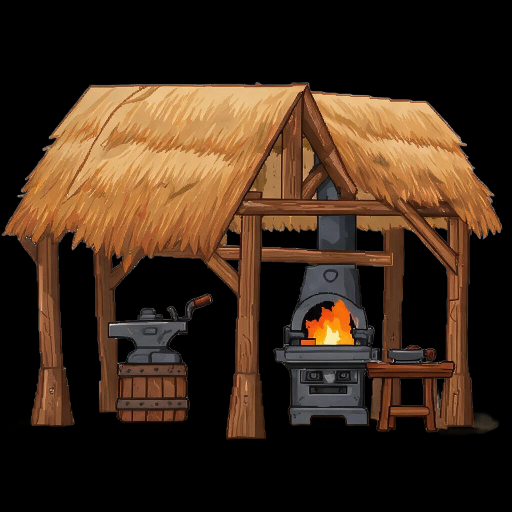
#> input picture stick-world/modules/old_buildings/assets/smithy_lv1.png, 1024 x 1024 px (shown at 1/2 size)
$ python clip_ref.py
#> lines starting #> are read from the running program, lines starting #| are printed output that depends on the picture
"""
reference 目录管理工具：裁剪 smithy_lv1.png 中指定材质的参考区域。
支持：手动坐标裁剪 / rembg 辅助边界检测 / 输出到 reference/ 目录
用法：python clip_ref.py --type thatch_roof
"""
import cv2
import numpy as np
import argparse
import os
import sys

SCRIPT_DIR = os.path.dirname(os.path.abspath(__file__))
# tools/py → 上两级到 building_gen
BUILDING_GEN = os.path.normpath(os.path.join(SCRIPT_DIR, "..", ".."))
REFERENCE_DIR = os.path.join(BUILDING_GEN, "reference")
SRC_IMAGE = os.path.join(BUILDING_GEN, "..", "old_buildings", "assets", "smithy_lv1.png")

# --- 各材质的裁剪坐标（来源：smithy_lv1.png 中的像素坐标）---
# 格式：(x, y, w, h)   ← OpenCV 格式
CROP_REGIONS = {
    "thatch_roof":    (120, 140, 180, 120),   # 茅草屋顶主体区域
    "thatch_edge":    (50,  180, 80,  80),    # 屋顶左下边缘（下垂参差）
    "thatch_right":   (280, 150, 100, 100),   # 屋顶右侧区域
    "wood_pillar":    (40,  350, 30,  120),   # 木柱
    "stone_furnace":  (320, 380, 100, 80),    # 石炉
}

os.makedirs(REFERENCE_DIR, exist_ok=True)

def clip_region(name: str, region: tuple):
#> called with name = 'thatch_roof', region = (120, 140, 180, 120)
    img = cv2.imread(SRC_IMAGE)
#> img is the input picture: shape (1024, 1024, 3); mean B, G, R 26.4, 42.2, 61.8
    if img is None:
        print(f"[ERROR] 无法加载 {SRC_IMAGE}")
        sys.exit(1)
    h, w = img.shape[:2]
#> h = 1024; w = 1024
    x, y, rw, rh = region
    # 确保裁剪不越界
    x = max(0, min(x, w-1))
#> x = 120
    y = max(0, min(y, h-1))
#> y = 140
    rw = min(rw, w - x)
#> rw = 180
    rh = min(rh, h - y)
#> rh = 120
    crop = img[y:y+rh, x:x+rw]
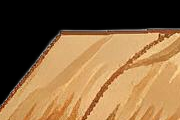
#> crop: shape (120, 180, 3); mean B, G, R 64.6, 101.9, 134.6
    out_path = os.path.join(REFERENCE_DIR, f"{name}.png")
    cv2.imwrite(out_path, crop)
    print(f"[OK] {out_path}  ({rw}x{rh})")
#| [OK] stick-world/modules/building_gen/reference/thatch_roof.png  (180x120)

def clip_all():
    for name, region in CROP_REGIONS.items():
        clip_region(name, region)

def auto_detect_thatch():
    """使用 rembg 去掉背景后，用 OpenCV 找茅草区域边界"""
    try:
        from rembg import remove
    except ImportError:
        print("[WARN] rembg 未安装，无法自动检测。pip install rembg")
        return

    img = cv2.imread(SRC_IMAGE)
    if img is None:
        print(f"[ERROR] 无法加载 {SRC_IMAGE}")
        return

    # rembg 去除背景 → 保留前景建筑
    img_rgb = cv2.cvtColor(img, cv2.COLOR_BGR2RGB)
    result = remove(img_rgb)
    result_bgr = cv2.cvtColor(np.array(result), cv2.COLOR_RGB2BGR)

    # 灰度 → 找到前景的边界框
    gray = cv2.cvtColor(result_bgr, cv2.COLOR_BGR2GRAY)
    _, binary = cv2.threshold(gray, 10, 255, cv2.THRESH_BINARY)
    contours, _ = cv2.findContours(binary, cv2.RETR_EXTERNAL, cv2.CHAIN_APPROX_SIMPLE)

    if contours:
        # 取最大轮廓 (建筑主体)
        cnt = max(contours, key=cv2.contourArea)
        x, y, w, h = cv2.boundingRect(cnt)

        # 粗略分割：上半部分是屋顶（约顶部 35%）
        roof_h = int(h * 0.35)
        roof_crop = img[y:y+roof_h, x:x+w]
        out_path = os.path.join(REFERENCE_DIR, "thatch_roof_auto.png")
        cv2.imwrite(out_path, roof_crop)
        print(f"[OK] 自动检测 → {out_path}  ({w}x{roof_h})")

        # 保存完整前景框作为参考
        full_path = os.path.join(REFERENCE_DIR, "foreground_mask.png")
        cv2.imwrite(full_path, result_bgr)
        print(f"[OK] 完整前景 → {full_path}")

if __name__ == "__main__":
    parser = argparse.ArgumentParser()
    parser.add_argument("--type", type=str, default="all", help="材质名称 (all / thatch_roof / wood_pillar / ...)")
    parser.add_argument("--auto", action="store_true", help="自动检测屋顶区域 (需要 rembg)")
    args = parser.parse_args()

    if args.auto:
        auto_detect_thatch()
    elif args.type == "all":
        clip_all()
    else:
        region = CROP_REGIONS.get(args.type)
        if region:
            clip_region(args.type, region)
        else:
            print(f"[ERROR] 未知材质类型: {args.type}")
            print(f"可选: {list(CROP_REGIONS.keys())}")
